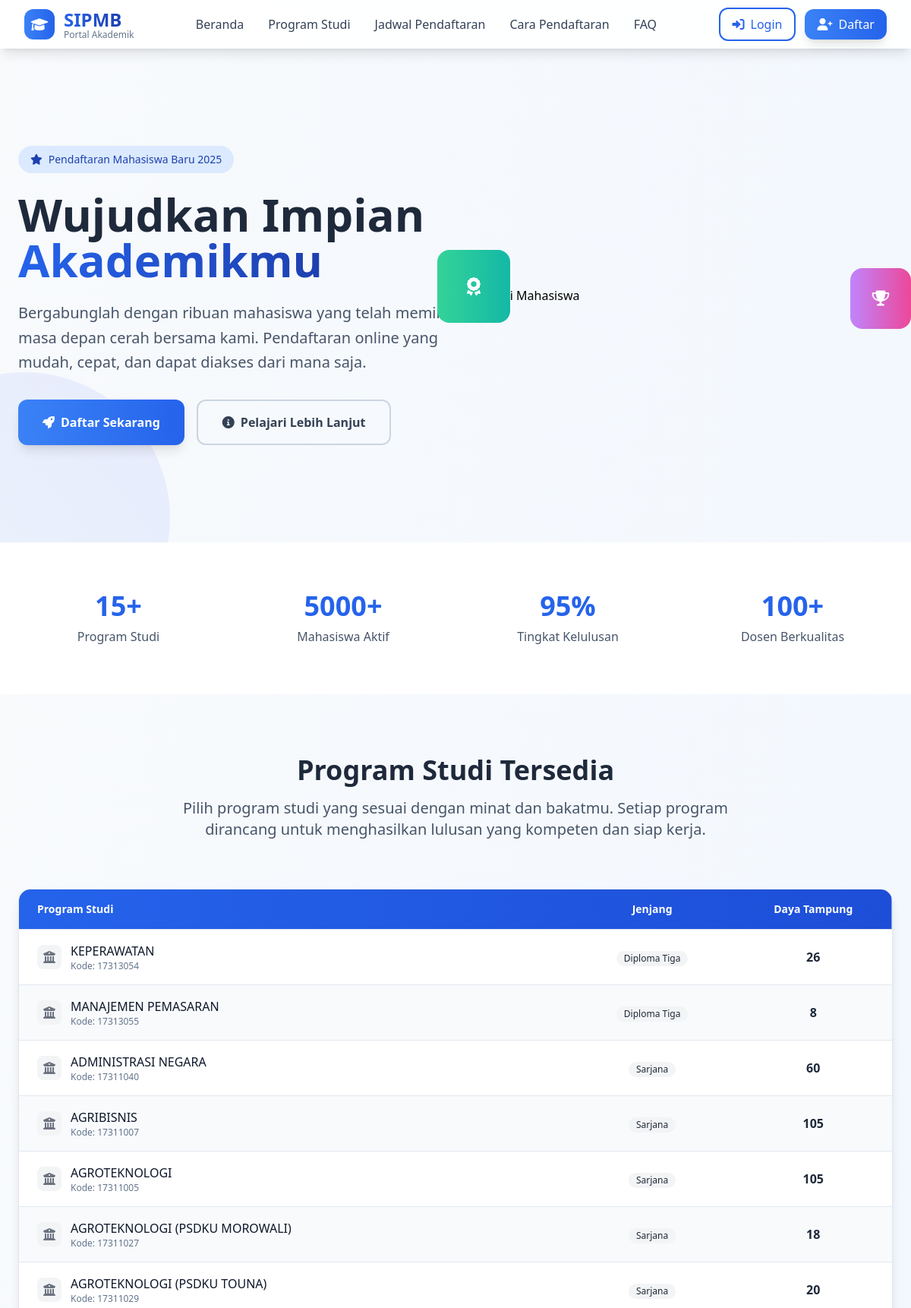
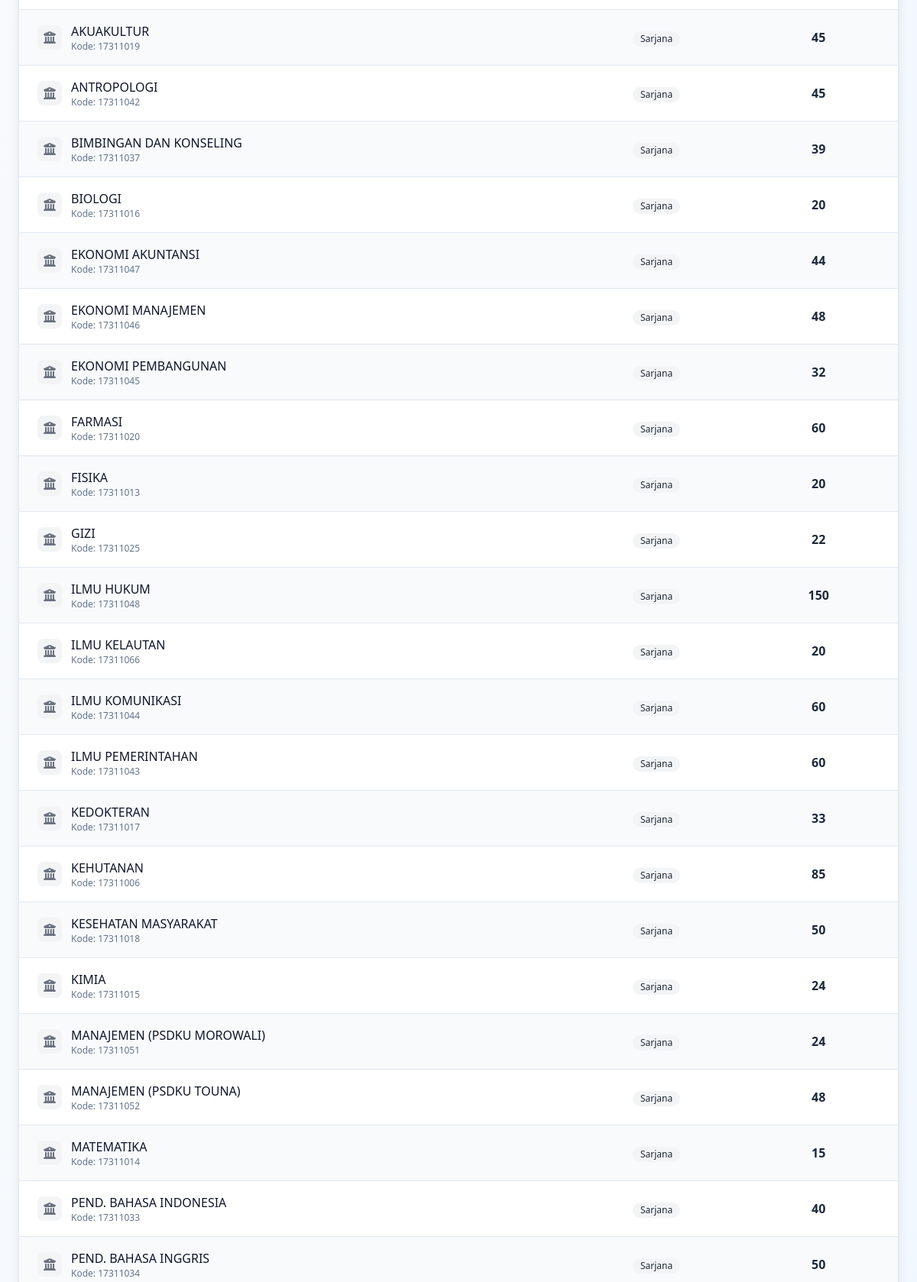
The page / (upper part) on the database its author committed (2 pictures, top to bottom).
### tables this page shows
CREATE TABLE program_studi (
	kode CHAR(8) PRIMARY KEY,
	nama VARCHAR(255),
    jenjang VARCHAR(255),
    daya_tampung INT
);

### index.php (the view, shortened to what this page needs)
<?php
require_once __DIR__ . '/service/db.php';
$query = "SELECT
    ps.kode,
    ps.jenjang,
    ps.nama,
    ps.daya_tampung,
    COUNT(DISTINCT CASE WHEN m.prodi_1_kode = ps.kode THEN m.nisn END) AS pilihan_1_count,
    COUNT(DISTINCT CASE WHEN m.prodi_2_kode = ps.kode THEN m.nisn END) AS pilihan_2_count
FROM
    program_studi ps
LEFT JOIN
    mahasiswa m ON ps.kode = m.prodi_1_kode OR ps.kode = m.prodi_2_kode
GROUP BY
    ps.kode
ORDER BY
    ps.jenjang, ps.nama";
$programStudi = [];
$result = $conn->query($query);
if ($result) {
    while ($row = $result->fetch_assoc()) {
        $totalPendaftar = $row['pilihan_1_count'] + $row['pilihan_2_count'];
        $sisaKuota = max(0, $row['daya_tampung'] - $totalPendaftar);
        $persentaseTerisi = ($row['daya_tampung'] > 0) ? min(100, ($totalPendaftar / $row['daya_tampung']) * 100) : 0;
        $row['total_pendaftar'] = $totalPendaftar;
        $row['sisa_kuota'] = $sisaKuota;
        $row['persentase_terisi'] = $persentaseTerisi;
        $programStudi[] = $row;
    }
}
?>
<!DOCTYPE html>
<html lang="id">
<head>
  <script src="https://cdn.tailwindcss.com"></script>
  <link href="https://cdnjs.cloudflare.com/ajax/libs/font-awesome/6.0.0/css/all.min.css" rel="stylesheet">
</head>
<body class="bg-gradient-to-br from-slate-50 to-blue-50">
  <nav class="bg-white/90 backdrop-blur-md shadow-lg sticky top-0 z-50" x-data="{ open: false }">
    <div class="max-w-7xl mx-auto px-4 sm:px-6 lg:px-8">
      <div class="flex justify-between h-16">
        <div class="flex-shrink-0 flex items-center">
          <div class="flex items-center space-x-3">
            <div class="w-10 h-10 bg-gradient-to-r from-primary-500 to-primary-600 rounded-xl flex items-center justify-center">
              <i class="fas fa-graduation-cap text-white text-lg"></i>
            </div>
            <div>
              <a href="#" class="text-2xl font-bold bg-gradient-to-r from-primary-600 to-primary-800 bg-clip-text text-transparent">SIPMB</a>
              <p class="text-xs text-slate-500 -mt-1">Portal Akademik</p>
            </div>
          </div>
        </div>
        <div class="hidden md:flex space-x-8 items-center">
          <a href="#beranda" class="text-slate-700 font-medium hover:text-primary-600 transition-colors duration-200 relative group">
            Beranda
          </a>
          <a href="#prodi" class="text-slate-700 font-medium hover:text-primary-600 transition-colors duration-200 relative group">
            Program Studi
          </a>
          <a href="#jadwal" class="text-slate-700 font-medium hover:text-primary-600 transition-colors duration-200 relative group">
            Jadwal Pendaftaran
          </a>
          <a href="#cara-pendaftaran" class="text-slate-700 font-medium hover:text-primary-600 transition-colors duration-200 relative group">
            Cara Pendaftaran
          </a>
          <a href="#faq" class="text-slate-700 font-medium hover:text-primary-600 transition-colors duration-200 relative group">
            FAQ
          </a>
        </div>
        <div class="hidden md:flex items-center space-x-3">
          <a href="/sistem-informasi-pendaftaran/mahasiswa/login" class="px-4 py-2 border-2 border-primary-600 text-primary-600 rounded-xl font-medium hover:bg-primary-50 transition-all duration-200">
            <i class="fas fa-sign-in-alt mr-2"></i>Login
          </a>
          <a href="/sistem-informasi-pendaftaran/mahasiswa/register" class="px-4 py-2 bg-gradient-to-r from-primary-500 to-primary-600 text-white rounded-xl font-medium hover:from-primary-600 hover:to-primary-700 transition-all duration-200 shadow-lg hover:shadow-xl">
            <i class="fas fa-user-plus mr-2"></i>Daftar
          </a>
        </div>
      </div>
    </div>
  </nav>
  <section class="relative overflow-hidden py-20 lg:py-32" id="beranda">
    <div class="absolute inset-0 overflow-hidden">
      <div class="absolute -top-40 -right-40 w-80 h-80 bg-gradient-to-br from-primary-200 to-primary-300 rounded-full opacity-20 animate-float"></div>
      <div class="absolute -bottom-40 -left-40 w-96 h-96 bg-gradient-to-tr from-blue-200 to-indigo-300 rounded-full opacity-20 animate-float" style="animation-delay: -3s;"></div>
    </div>
    <div class="relative max-w-7xl mx-auto px-6 flex flex-col lg:flex-row items-center justify-between">
      <div class="lg:w-1/2 mb-12 lg:mb-0 animate-fade-in">
        <div class="inline-flex items-center px-4 py-2 bg-primary-100 text-primary-800 rounded-full text-sm font-medium mb-6">
          <i class="fas fa-star mr-2"></i>
          Pendaftaran Mahasiswa Baru 2025
        </div>
        <h1 class="text-4xl lg:text-6xl font-bold text-slate-800 leading-tight mb-6">
          Wujudkan Impian
          <span class="bg-gradient-to-r from-primary-600 to-primary-800 bg-clip-text text-transparent">Akademikmu</span>
        </h1>
        <p class="text-xl text-slate-600 mb-8 leading-relaxed">
          Bergabunglah dengan ribuan mahasiswa yang telah memilih masa depan cerah bersama kami. Pendaftaran online yang mudah, cepat, dan dapat diakses dari mana saja.
        </p>
        <div class="flex flex-col sm:flex-row gap-4">
          <a href="/sistem-informasi-pendaftaran/mahasiswa/register" class="inline-flex items-center justify-center px-8 py-4 bg-gradient-to-r from-primary-500 to-primary-600 text-white rounded-xl font-semibold hover:from-primary-600 hover:to-primary-700 transition-all duration-200 shadow-lg hover:shadow-xl transform hover:-translate-y-1">
            <i class="fas fa-rocket mr-2"></i>
            Daftar Sekarang
          </a>
          <a href="#cara-pendaftaran" class="inline-flex items-center justify-center px-8 py-4 border-2 border-slate-300 text-slate-700 rounded-xl font-semibold hover:border-primary-300 hover:text-primary-600 transition-all duration-200">
            <i class="fas fa-info-circle mr-2"></i>
            Pelajari Lebih Lanjut
          </a>
        </div>
      </div>
      <div class="lg:w-1/2 animate-slide-up">
        <div class="relative">
          <img src="https://plus.unsplash.com/premium_photo-1713296256430-3c828fca19ae?w=900&auto=format&fit=crop&q=60&ixlib=rb-4.1.0&ixid=M3wxMjA3fDB8MHxzZWFyY2h8NzF8fHVuaXZlcnNpdHl8ZW58MHx8MHx8fDA%3D" alt="Ilustrasi Mahasiswa" class="rounded-2xl shadow-2xl transform transition duration-500 hover:scale-105" />
          <div class="absolute -bottom-6 -left-6 w-24 h-24 bg-gradient-to-r from-emerald-400 to-teal-500 rounded-2xl flex items-center justify-center animate-pulse-slow">
            <i class="fas fa-award text-white text-2xl"></i>
          </div>
          <div class="absolute -top-6 -right-6 w-20 h-20 bg-gradient-to-r from-purple-400 to-pink-500 rounded-2xl flex items-center justify-center animate-float">
            <i class="fas fa-trophy text-white text-xl"></i>
          </div>
        </div>
      </div>
    </div>
  </section>
  <section class="py-16 bg-white">
    <div class="max-w-7xl mx-auto px-6">
      <div class="grid grid-cols-2 lg:grid-cols-4 gap-8">
        <div class="text-center">
          <div class="text-4xl font-bold text-primary-600 mb-2">15+</div>
          <div class="text-slate-600">Program Studi</div>
        </div>
        <div class="text-center">
          <div class="text-4xl font-bold text-primary-600 mb-2">5000+</div>
          <div class="text-slate-600">Mahasiswa Aktif</div>
        </div>
        <div class="text-center">
          <div class="text-4xl font-bold text-primary-600 mb-2">95%</div>
          <div class="text-slate-600">Tingkat Kelulusan</div>
        </div>
        <div class="text-center">
          <div class="text-4xl font-bold text-primary-600 mb-2">100+</div>
          <div class="text-slate-600">Dosen Berkualitas</div>
        </div>
      </div>
    </div>
  </section>
  <section class="py-20 bg-gradient-to-br from-slate-50 to-blue-50" id="prodi">
    <div class="max-w-7xl mx-auto px-6">
      <div class="text-center mb-16">
        <h2 class="text-4xl font-bold text-slate-800 mb-4">Program Studi Tersedia</h2>
        <p class="text-xl text-slate-600 max-w-3xl mx-auto">Pilih program studi yang sesuai dengan minat dan bakatmu. Setiap program dirancang untuk menghasilkan lulusan yang kompeten dan siap kerja.</p>
      </div>
      <div class="bg-white rounded-2xl shadow-lg border border-slate-200 overflow-hidden mb-12">
        <div class="overflow-x-auto">
          <table class="min-w-full divide-y divide-slate-200">
            <thead>
              <tr class="bg-gradient-to-r from-primary-600 to-primary-700">
                <th class="px-6 py-4 text-left text-sm font-semibold text-white">Program Studi</th>
                <th class="px-6 py-4 text-center text-sm font-semibold text-white">Jenjang</th>
                <th class="px-6 py-4 text-center text-sm font-semibold text-white">Daya Tampung</th>
              </tr>
            </thead>
            <tbody class="divide-y divide-slate-200">
              <?php if (empty($programStudi)): ?>
                <tr>
                  <td colspan="3" class="px-6 py-8 text-center text-slate-500">
                    <div class="flex flex-col items-center">
                      <i class="fas fa-database text-slate-400 text-2xl mb-2"></i>
                      Tidak ada data program studi tersedia
                    </div>
                  </td>
                </tr>
              <?php else: ?>
                <?php foreach ($programStudi as $index => $prodi): ?>
                  <tr class="<?= $index % 2 === 0 ? 'bg-white' : 'bg-slate-50' ?> hover:bg-blue-50 transition-colors duration-150">
                    <td class="px-6 py-4">
                      <div class="flex items-center">
                        <?php
                        $icons = [
                          'S1' => '<i class="fas fa-laptop-code text-blue-500 bg-blue-100 p-2 rounded-lg"></i>',
                          'D3' => '<i class="fas fa-code text-emerald-500 bg-emerald-100 p-2 rounded-lg"></i>',
                          'D4' => '<i class="fas fa-chart-line text-purple-500 bg-purple-100 p-2 rounded-lg"></i>',
                          'S2' => '<i class="fas fa-microscope text-amber-500 bg-amber-100 p-2 rounded-lg"></i>',
                        ];
                        $icon = $icons[$prodi['jenjang']] ?? '<i class="fas fa-university text-gray-500 bg-gray-100 p-2 rounded-lg"></i>';
                        echo '<div class="flex-shrink-0 mr-3">' . $icon . '</div>';
                        ?>
                        <div>
                          <p class="font-medium text-slate-900"><?= htmlspecialchars($prodi['nama']) ?></p>
                          <p class="text-xs text-slate-500">Kode: <?= htmlspecialchars($prodi['kode']) ?></p>
                        </div>
                      </div>
                    </td>
                    <td class="px-6 py-4 text-center">
                      <span class="inline-flex items-center px-2.5 py-0.5 rounded-full text-xs font-medium
                        <?php
                        switch($prodi['jenjang']) {
                          default: echo 'bg-gray-100 text-gray-800';
                        }
                        ?>">
                        <?= htmlspecialchars($prodi['jenjang']) ?>
                      </span>
                    </td>
                    <td class="px-6 py-4 text-center font-semibold text-slate-800"><?= $prodi['daya_tampung'] ?></td>
                  </tr>
                <?php endforeach; ?>
              <?php endif; ?>
            </tbody>
          </table>
        </div>
      </div>
    </div>
  </section>
</body>
</html>

### rows shown on the page
program_studi: nama "KEPERAWATAN", kode "17313054", jenjang "Diploma Tiga", daya_tampung "26"
program_studi: nama "MANAJEMEN PEMASARAN", kode "17313055", jenjang "Diploma Tiga", daya_tampung "8"
program_studi: nama "ADMINISTRASI NEGARA", kode "17311040", jenjang "Sarjana", daya_tampung "60"
program_studi: nama "AGRIBISNIS", kode "17311007", jenjang "Sarjana", daya_tampung "105"
program_studi: nama "AGROTEKNOLOGI", kode "17311005", jenjang "Sarjana", daya_tampung "105"
program_studi: nama "AGROTEKNOLOGI (PSDKU MOROWALI)", kode "17311027", jenjang "Sarjana", daya_tampung "18"
program_studi: nama "AGROTEKNOLOGI (PSDKU TOUNA)", kode "17311029", jenjang "Sarjana", daya_tampung "20"
program_studi: nama "AKUAKULTUR", kode "17311019", jenjang "Sarjana", daya_tampung "45"
program_studi: nama "ANTROPOLOGI", kode "17311042", jenjang "Sarjana", daya_tampung "45"
program_studi: nama "BIMBINGAN DAN KONSELING", kode "17311037", jenjang "Sarjana", daya_tampung "39"
program_studi: nama "BIOLOGI", kode "17311016", jenjang "Sarjana", daya_tampung "20"
program_studi: nama "EKONOMI AKUNTANSI", kode "17311047", jenjang "Sarjana", daya_tampung "44"
program_studi: nama "EKONOMI MANAJEMEN", kode "17311046", jenjang "Sarjana", daya_tampung "48"
program_studi: nama "EKONOMI PEMBANGUNAN", kode "17311045", jenjang "Sarjana", daya_tampung "32"
program_studi: nama "FARMASI", kode "17311020", jenjang "Sarjana", daya_tampung "60"
program_studi: nama "FISIKA", kode "17311013", jenjang "Sarjana", daya_tampung "20"
program_studi: nama "GIZI", kode "17311025", jenjang "Sarjana", daya_tampung "22"
program_studi: nama "ILMU HUKUM", kode "17311048", jenjang "Sarjana", daya_tampung "150"
program_studi: nama "ILMU KELAUTAN", kode "17311066", jenjang "Sarjana", daya_tampung "20"
program_studi: nama "ILMU KOMUNIKASI", kode "17311044", jenjang "Sarjana", daya_tampung "60"
program_studi: nama "ILMU PEMERINTAHAN", kode "17311043", jenjang "Sarjana", daya_tampung "60"
program_studi: nama "KEDOKTERAN", kode "17311017", jenjang "Sarjana", daya_tampung "33"
program_studi: nama "KEHUTANAN", kode "17311006", jenjang "Sarjana", daya_tampung "85"
program_studi: nama "KESEHATAN MASYARAKAT", kode "17311018", jenjang "Sarjana", daya_tampung "50"
program_studi: nama "KIMIA", kode "17311015", jenjang "Sarjana", daya_tampung "24"
program_studi: nama "MANAJEMEN (PSDKU MOROWALI)", kode "17311051", jenjang "Sarjana", daya_tampung "24"
program_studi: nama "MANAJEMEN (PSDKU TOUNA)", kode "17311052", jenjang "Sarjana", daya_tampung "48"
program_studi: nama "MATEMATIKA", kode "17311014", jenjang "Sarjana", daya_tampung "15"
program_studi: nama "PEND. BAHASA INDONESIA", kode "17311033", jenjang "Sarjana", daya_tampung "40"
program_studi: nama "PEND. BAHASA INGGRIS", kode "17311034", jenjang "Sarjana", daya_tampung "50"
